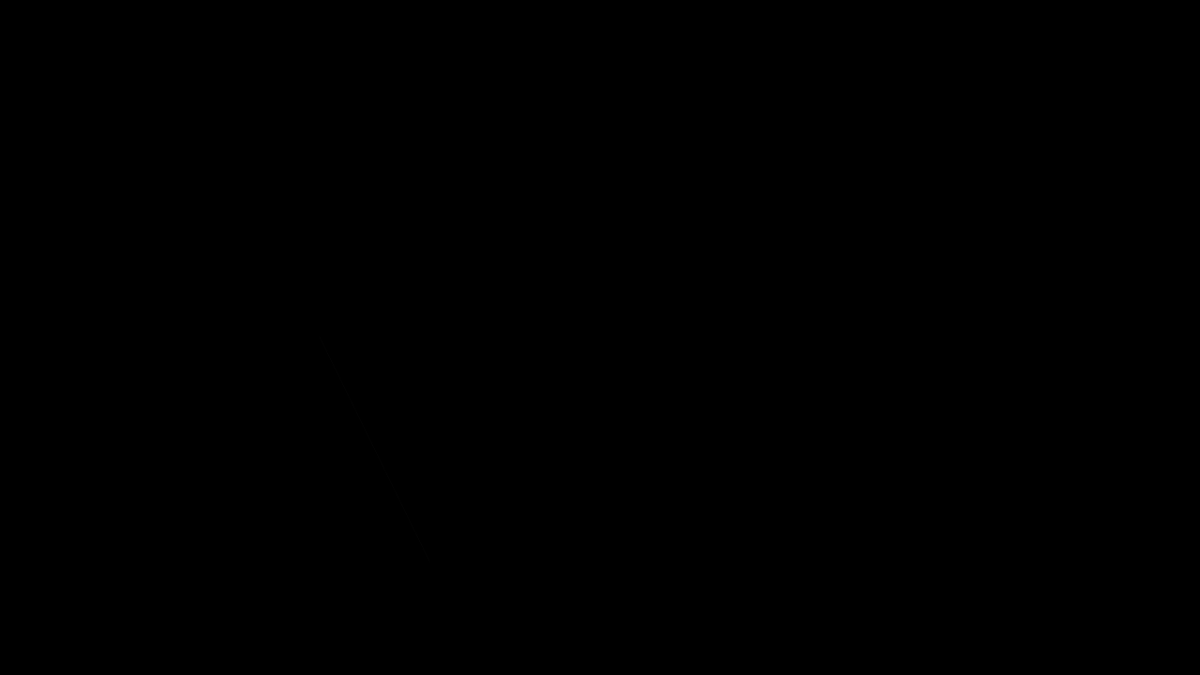
Frame 1 (no input)
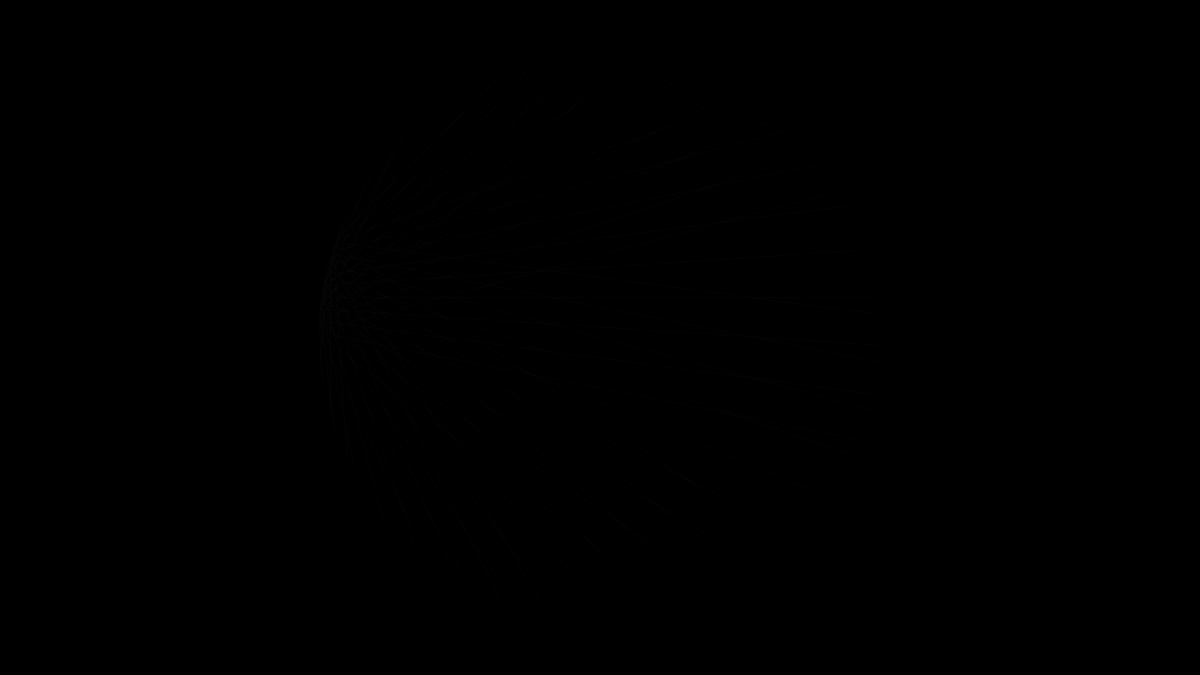
Frame 60 (the mouse pressed at the canvas centre just before this capture)
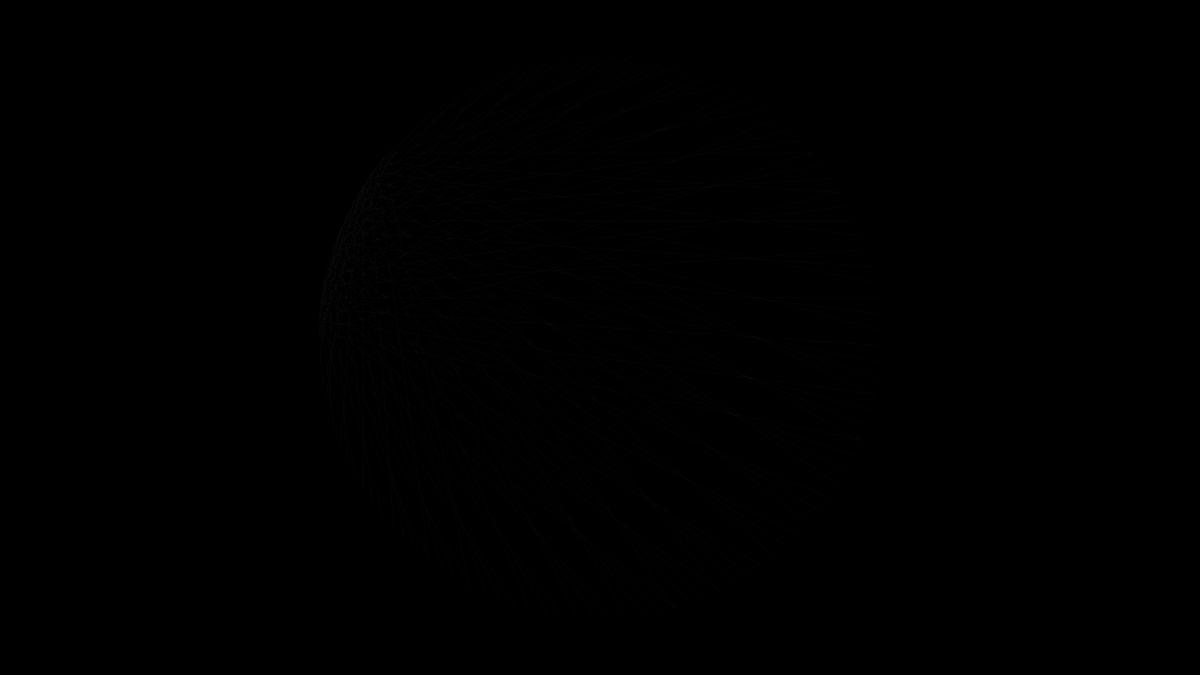
Frame 120 (the mouse held since frame 60 and released just before this capture)

The Processing sketch that drew these frames (run headless with seeded random() and noise(); from frame 60 on, the mouse is pressed at the canvas centre):

// Processing sketch: sketch_200404c
// ── sketch_200404c.pde
int totalNumbers = 1056;
float numberOfJumps;
float radius = 300;
float stepSize = 1;



void setup() {
  size(1280,720);
  strokeWeight(0.01);
  numberOfJumps = 900;
  background(0);
  frameRate(120);
}

void draw() {

   //fill(0,0,0,.01);
   if (frameCount % totalNumbers == 1) {
     numberOfJumps = numberOfJumps + stepSize;
     fill(0,0,0,5);
     rect(0,0,width,height);
   }
   float startingAngle = PI + 2*PI*frameCount/totalNumbers;
   float endingAngle = PI + 2*PI*numberOfJumps*frameCount/totalNumbers;
   translate(width/2, height/2);
   stroke(255,255,255,20);
   line(radius*cos(startingAngle), radius*sin(startingAngle), radius*cos(endingAngle), radius*sin(endingAngle));
  
}
